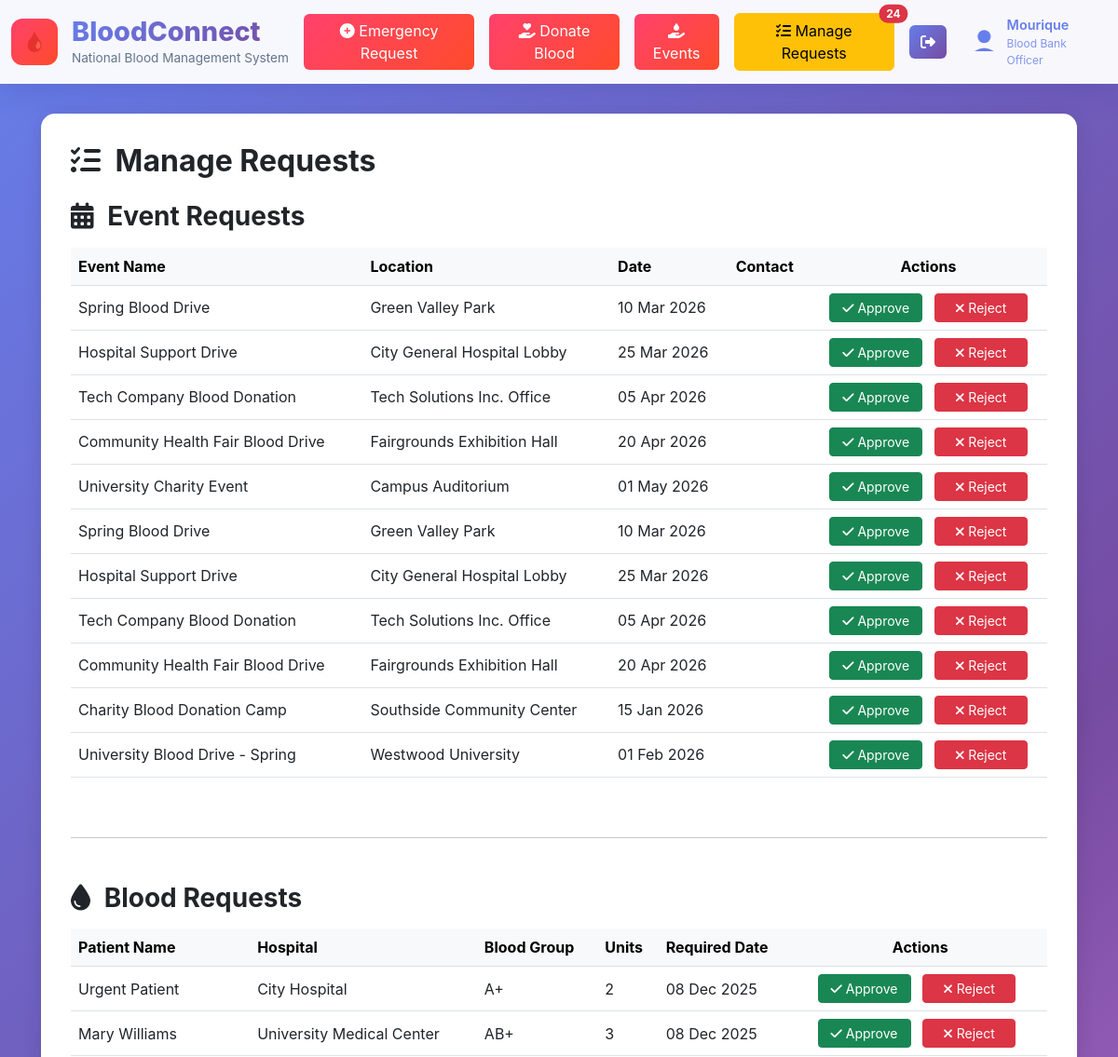
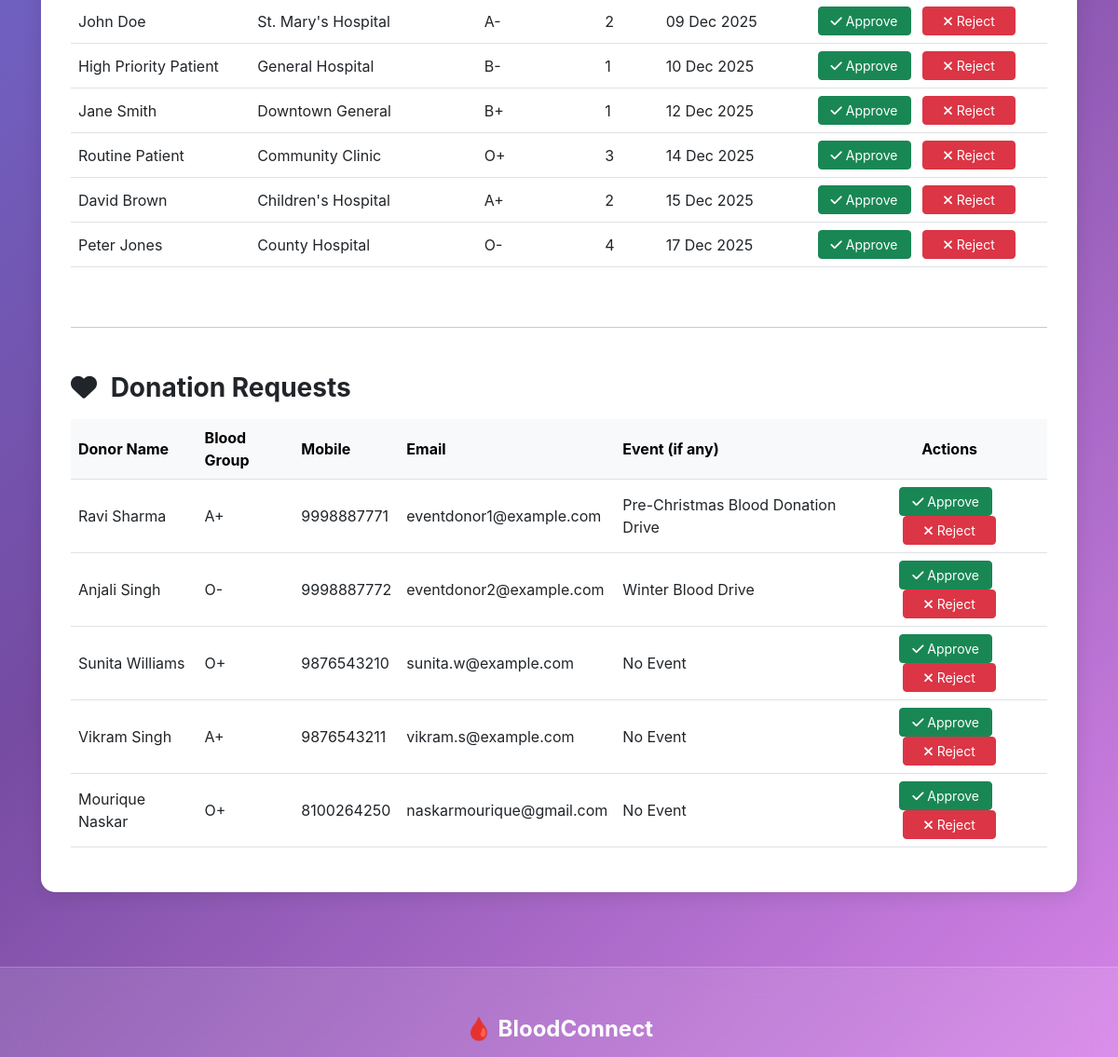
The page /manage_requests.php (signed in, upper part) on the database as committed earlier (2 pictures, top to bottom).
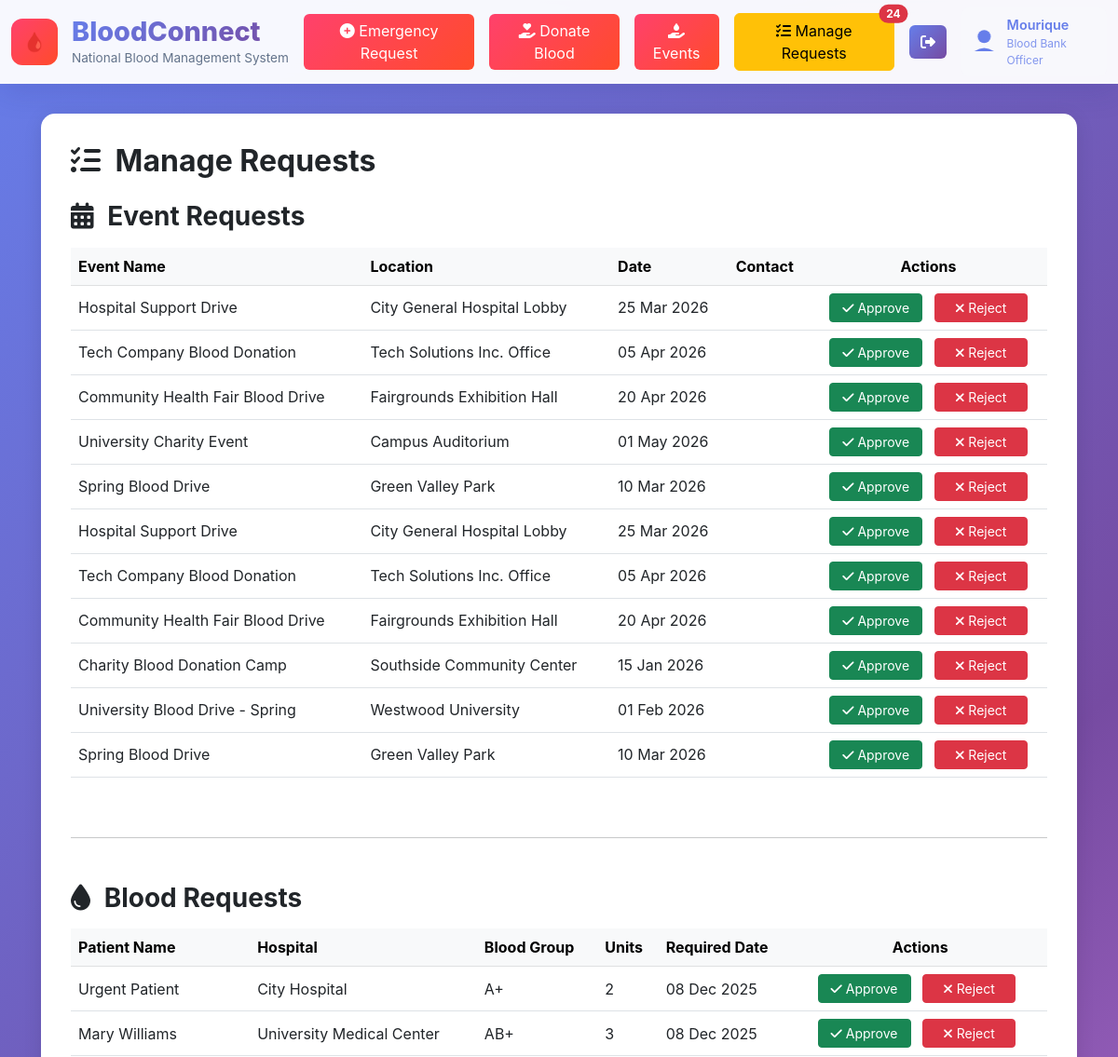
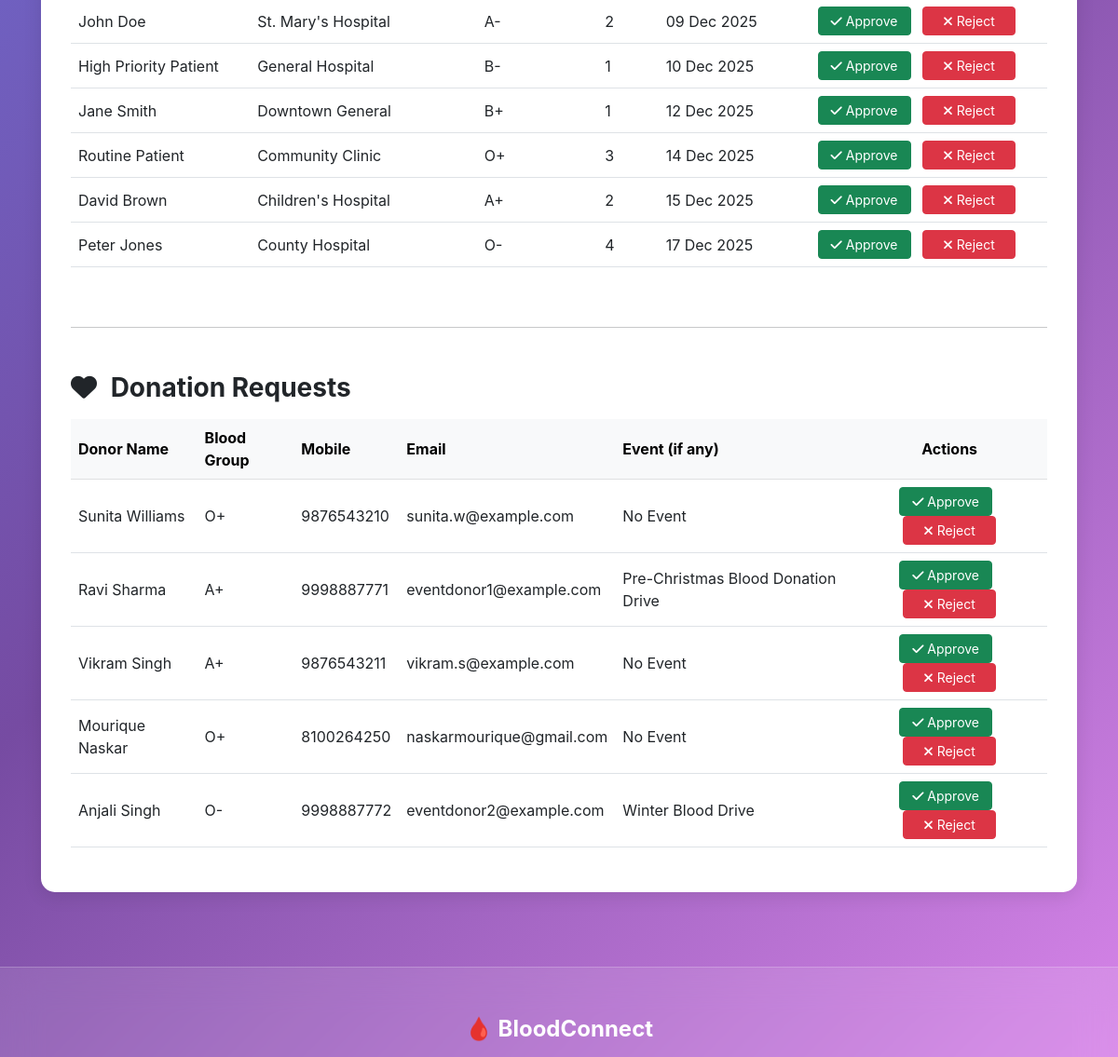
The same page on the database as committed later (2 pictures, top to bottom).
### tables this page shows
CREATE TABLE `blood_events` (
  `id` int(11) NOT NULL AUTO_INCREMENT,
  `event_name` varchar(255) NOT NULL,
  `event_type` varchar(100) NOT NULL,
  `description` text DEFAULT NULL,
  `location` varchar(255) NOT NULL,
  `event_date` date NOT NULL,
  `start_time` time NOT NULL,
  `end_time` time NOT NULL,
  `organizer` varchar(255) DEFAULT NULL,
  `target_donors` int(11) DEFAULT 0,
  `registered_donors` int(11) DEFAULT 0,
  `donated_units` int(11) DEFAULT 0,
  `status` enum('pending','approved','rejected','completed') DEFAULT 'pending',
  `contact_person` varchar(255) DEFAULT NULL,
  `created_at` timestamp NOT NULL DEFAULT current_timestamp(),
  `updated_at` timestamp NOT NULL DEFAULT current_timestamp() ON UPDATE current_timestamp(),
  PRIMARY KEY (`id`)
);

CREATE TABLE `blood_request` (
  `id` int(11) NOT NULL AUTO_INCREMENT,
  `patient_name` varchar(255) DEFAULT NULL,
  `blood_group` varchar(10) DEFAULT NULL,
  `units` int(11) DEFAULT NULL,
  `hospital_name` varchar(255) DEFAULT NULL,
  `hospital_location` varchar(255) DEFAULT NULL,
  `mob` varchar(20) DEFAULT NULL,
  `required_date` date DEFAULT NULL,
  `status` enum('pending','approved','rejected','processing') NOT NULL DEFAULT 'pending',
  `priority` enum('urgent','high','routine') NOT NULL DEFAULT 'routine',
  `created_at` timestamp NOT NULL DEFAULT current_timestamp(),
  PRIMARY KEY (`id`)
);

CREATE TABLE `donor` (
  `id` int(11) NOT NULL AUTO_INCREMENT,
  `full_name` varchar(255) DEFAULT NULL,
  `type` varchar(50) DEFAULT NULL,
  `blood_group` varchar(10) DEFAULT NULL,
  `state` varchar(100) DEFAULT NULL,
  `city` varchar(100) DEFAULT NULL,
  `mob` varchar(20) DEFAULT NULL,
  `email` varchar(255) DEFAULT NULL,
  `password` varchar(255) DEFAULT NULL,
  `s_question` varchar(255) DEFAULT NULL,
  `s_answer` varchar(255) DEFAULT NULL,
  `last_donate` varchar(50) DEFAULT NULL,
  `created_at` timestamp NOT NULL DEFAULT current_timestamp(),
  `status` enum('pending','approved','rejected') NOT NULL DEFAULT 'pending',
  `event_id` int(11) DEFAULT NULL,
  PRIMARY KEY (`id`)
);

### manage_requests.php (the view, shortened to what the rows shown need)
<?php
include 'connect.php';
$sql_events = "SELECT * FROM blood_events WHERE status = 'pending' ORDER BY created_at DESC";
$result_events = mysqli_query($conn, $sql_events);
$pending_events = [];
if ($result_events && mysqli_num_rows($result_events) > 0) {
    while ($row = mysqli_fetch_assoc($result_events)) {
        $pending_events[] = $row;
    }
}
$sql_blood = "SELECT * FROM blood_request WHERE status = 'pending' ORDER BY required_date ASC";
$result_blood = mysqli_query($conn, $sql_blood);
$pending_blood_requests = [];
if ($result_blood && mysqli_num_rows($result_blood) > 0) {
    while ($row = mysqli_fetch_assoc($result_blood)) {
        $pending_blood_requests[] = $row;
    }
}
?>
<!DOCTYPE html>
<html lang="en">
<head>
    <link href="https://cdnjs.cloudflare.com/ajax/libs/bootstrap/5.3.0/css/bootstrap.min.css" rel="stylesheet">
    <link href="https://cdnjs.cloudflare.com/ajax/libs/font-awesome/6.4.0/css/all.min.css" rel="stylesheet">
    <link rel="stylesheet" href="styles.css">
</head>
<body>
    <?php include 'header.php'; ?>
    <div class="main-wrapper">
        <div class="container">
            <div class="table-container">
                <h2 class="mb-4 fw-bold"><i class="fas fa-tasks me-2"></i> Manage Requests</h2>
                <?php if (empty($pending_events)): ?>
                    <div class="alert alert-info">There are no pending event requests to review.</div>
                <?php else: ?>
                    <div class="table-responsive">
                        <table class="table table-hover">
                            <thead class="table-light">
                                <tr>
                                    <th>Event Name</th>
                                    <th>Location</th>
                                    <th>Date</th>
                                    <th>Contact</th>
                                    <th class="text-center">Actions</th>
                                </tr>
                            </thead>
                            <tbody>
                                <?php foreach ($pending_events as $event): ?>
                                    <tr>
                                        <td><?php echo htmlspecialchars($event['event_name']); ?></td>
                                        <td><?php echo htmlspecialchars($event['location']); ?></td>
                                        <td><?php echo date('d M Y', strtotime($event['event_date'])); ?></td>
                                        <td><?php echo htmlspecialchars($event['contact_person']); ?></td>
                                        <td class="text-center">
                                            <a href="approve_event.php?id=<?php echo $event['id']; ?>" class="btn btn-success btn-sm me-2 btn-action">
                                                <i class="fas fa-check"></i> Approve
                                            </a>
                                            <a href="delete_event.php?id=<?php echo $event['id']; ?>&redirect_to=manage_requests" class="btn btn-danger btn-sm btn-action" onclick="return confirm('Are you sure you want to reject and delete this event request?');">
                                                <i class="fas fa-times"></i> Reject
                                            </a>
                                        </td>
                                    </tr>
                                <?php endforeach; ?>
                            </tbody>
                        </table>
                    </div>
                <?php endif; ?>
                <?php if (empty($pending_blood_requests)): ?>
                    <div class="alert alert-info">There are no pending blood requests to review.</div>
                <?php else: ?>
                    <div class="table-responsive">
                        <table class="table table-hover">
                            <thead class="table-light">
                                <tr>
                                    <th>Patient Name</th>
                                    <th>Hospital</th>
                                    <th>Blood Group</th>
                                    <th>Units</th>
                                    <th>Required Date</th>
                                    <th class="text-center">Actions</th>
                                </tr>
                            </thead>
                            <tbody>
                                <?php foreach ($pending_blood_requests as $request): ?>
                                    <tr>
                                        <td><?php echo htmlspecialchars($request['patient_name']); ?></td>
                                        <td><?php echo htmlspecialchars($request['hospital_name']); ?></td>
                                        <td><?php echo htmlspecialchars($request['blood_group']); ?></td>
                                        <td><?php echo htmlspecialchars($request['units']); ?></td>
                                        <td><?php echo date('d M Y', strtotime($request['required_date'])); ?></td>
                                        <td class="text-center">
                                            <a href="approve_blood_request.php?id=<?php echo $request['id']; ?>" class="btn btn-success btn-sm me-2 btn-action">
                                                <i class="fas fa-check"></i> Approve
                                            </a>
                                            <a href="reject_blood_request.php?id=<?php echo $request['id']; ?>" class="btn btn-danger btn-sm me-2 btn-action" onclick="return confirm('Are you sure you want to reject this blood request?');">
                                                <i class="fas fa-times"></i> Reject
                                            </a>
                                        </td>
                                    </tr>
                                <?php endforeach; ?>
                            </tbody>
                        </table>
                    </div>
                <?php endif; ?>
                <?php
                $sql_donors = "SELECT * FROM donor WHERE status = 'pending' ORDER BY created_at DESC";
                $result_donors = mysqli_query($conn, $sql_donors);
                $pending_donor_requests = [];
                if ($result_donors && mysqli_num_rows($result_donors) > 0) {
                    while ($row = mysqli_fetch_assoc($result_donors)) {
                        $pending_donor_requests[] = $row;
                    }
                }
                ?>
                <?php if (empty($pending_donor_requests)): ?>
                    <div class="alert alert-info">There are no pending donation requests to review.</div>
                <?php else: ?>
                    <div class="table-responsive">
                        <table class="table table-hover">
                            <thead class="table-light">
                                <tr>
                                    <th>Donor Name</th>
                                    <th>Blood Group</th>
                                    <th>Mobile</th>
                                    <th>Email</th>
                                    <th>Event (if any)</th>
                                    <th class="text-center">Actions</th>
                                </tr>
                            </thead>
                            <tbody>
                                <?php foreach ($pending_donor_requests as $donor): ?>
                                    <tr>
                                        <td><?php echo htmlspecialchars($donor['full_name']); ?></td>
                                        <td><?php echo htmlspecialchars($donor['blood_group']); ?></td>
                                        <td><?php echo htmlspecialchars($donor['mob']); ?></td>
                                        <td><?php echo htmlspecialchars($donor['email']); ?></td>
                                        <td>
                                            <?php if ($donor['event_id']): ?>
                                                <?php
                                                $sql_event_name = "SELECT event_name FROM blood_events WHERE id = ?";
                                                $stmt_event_name = mysqli_prepare($conn, $sql_event_name);
                                                mysqli_stmt_bind_param($stmt_event_name, "i", $donor['event_id']);
                                                mysqli_stmt_execute($stmt_event_name);
                                                $result_event_name = mysqli_stmt_get_result($stmt_event_name);
                                                if ($event_row = mysqli_fetch_assoc($result_event_name)) {
                                                    echo htmlspecialchars($event_row['event_name']);
                                                } else {
                                                    echo "N/A";
                                                }
                                                ?>
                                            <?php else: ?>
                                                No Event
                                            <?php endif; ?>
                                        </td>
                                        <td class="text-center">
                                            <a href="approve_donor.php?id=<?php echo $donor['id']; ?>" class="btn btn-success btn-sm me-2 btn-action">
                                                <i class="fas fa-check"></i> Approve
                                            </a>
                                            <a href="reject_donor.php?id=<?php echo $donor['id']; ?>" class="btn btn-danger btn-sm btn-action" onclick="return confirm('Are you sure you want to reject this donor request?');">
                                                <i class="fas fa-times"></i> Reject
                                            </a>
                                        </td>
                                    </tr>
                                <?php endforeach; ?>
                            </tbody>
                        </table>
                    </div>
                <?php endif; ?>
            </div>
        </div>
    </div>
</body>
</html>

Rows that differ between the two databases and show on the page:
changed blood_events (number 11 of 11 on the later page): moves down the list
shown differently, row unchanged: donor "Sunita Williams": moves up the list
changed donor "Anjali Singh": moves down the list
